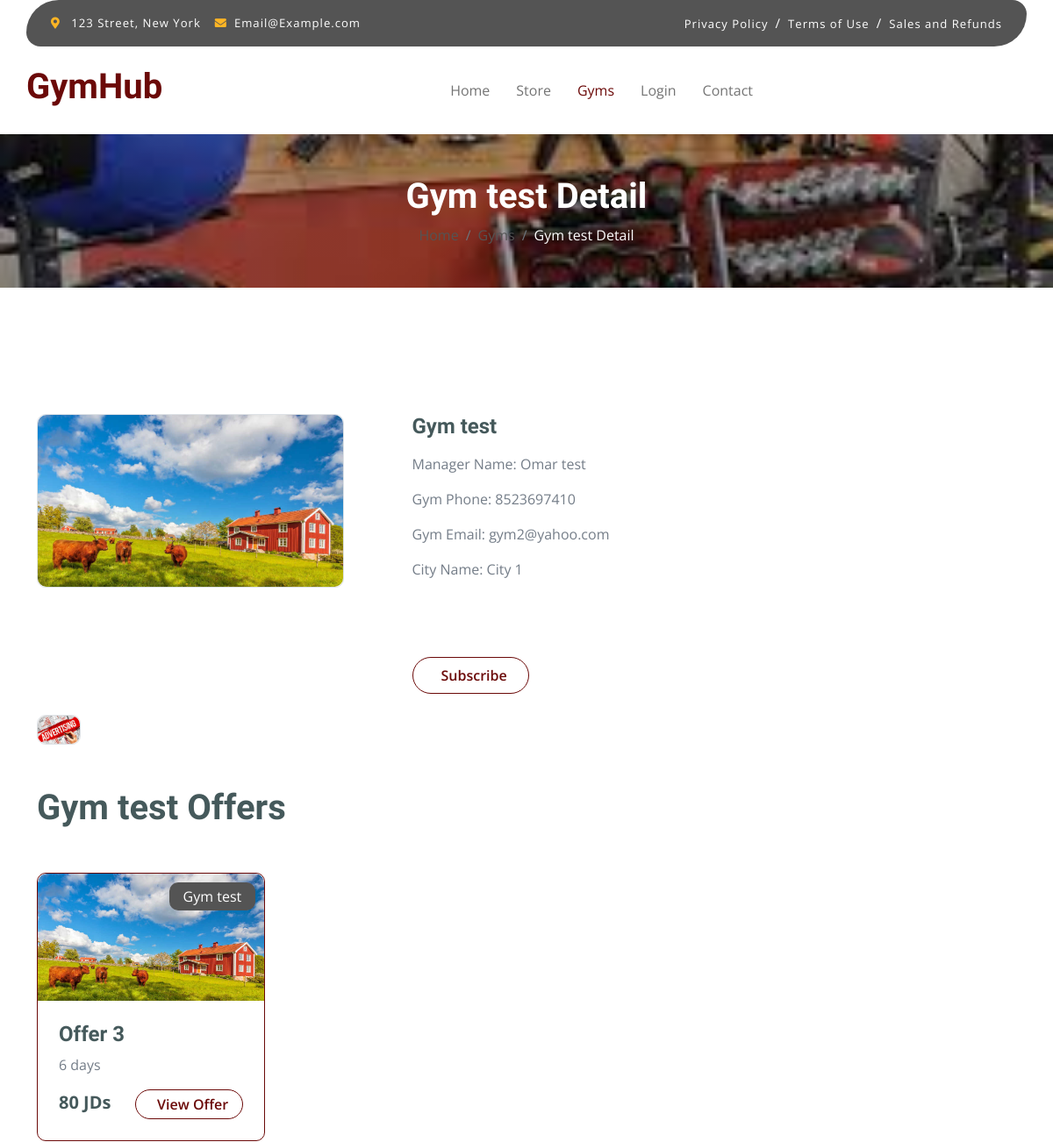
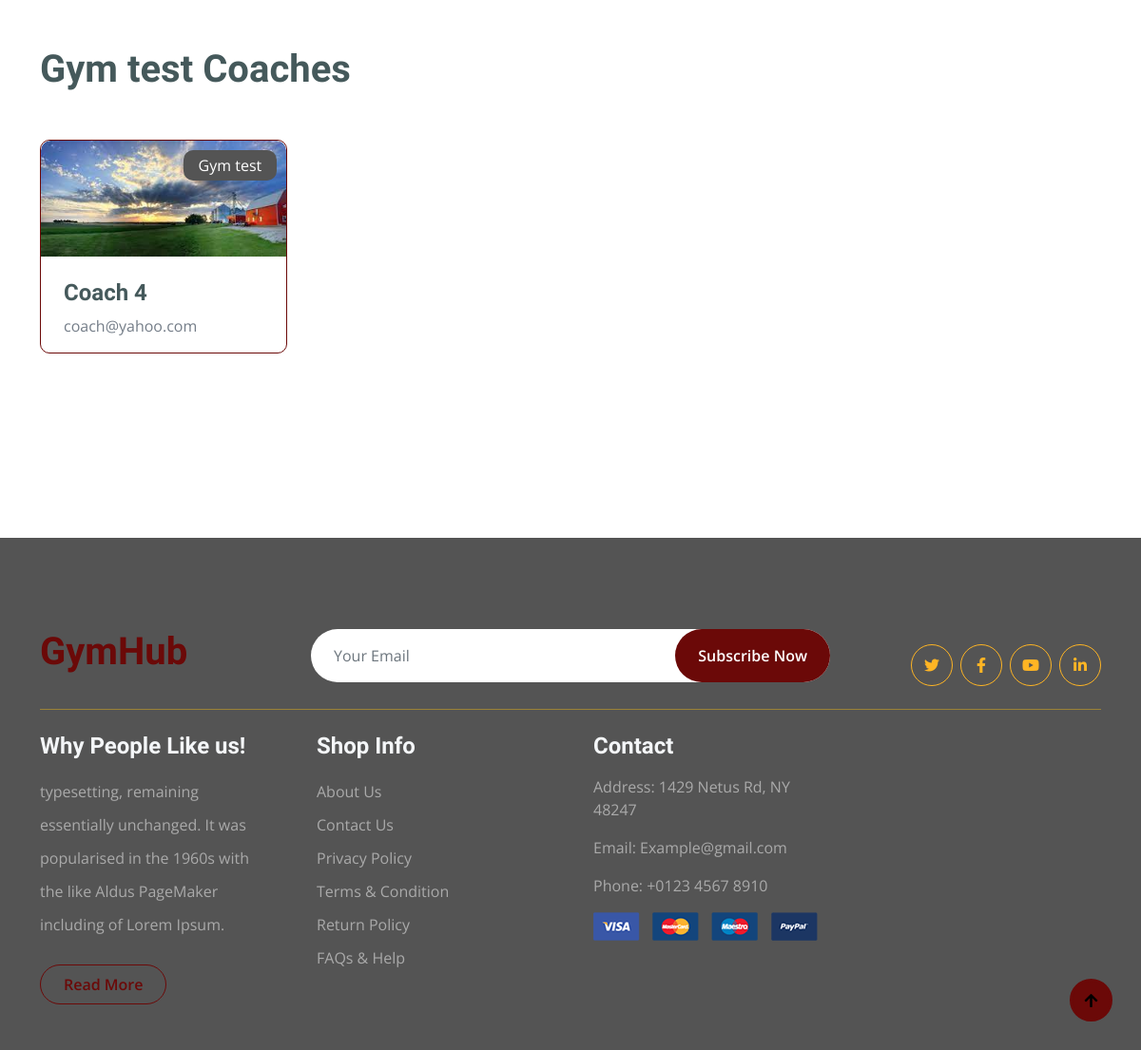
/Site/Gym.php?gym_id=2, run on the app's committed database (2 pictures, top to bottom).
### tables this page shows
CREATE TABLE `gyms` (
  `id` int(11) NOT NULL,
  `manager_id` int(11) NOT NULL,
  `title` varchar(191) NOT NULL,
  `email` varchar(191) NOT NULL,
  `phone` varchar(191) NOT NULL,
  `password` varchar(191) NOT NULL,
  `city` varchar(191) NOT NULL,
  `image` varchar(191) NOT NULL,
  `status` varchar(191) NOT NULL DEFAULT 'PENDING',
  `total_rate` double NOT NULL DEFAULT 0,
  `active` int(11) NOT NULL DEFAULT 1,
  `created_at` datetime NOT NULL DEFAULT current_timestamp()
);

CREATE TABLE `users` (
  `id` int(11) NOT NULL,
  `type` varchar(191) NOT NULL,
  `name` varchar(191) NOT NULL,
  `email` varchar(191) NOT NULL,
  `password` varchar(191) NOT NULL,
  `phone` varchar(191) NOT NULL,
  `location` varchar(191) NOT NULL,
  `gender` varchar(191) NOT NULL,
  `active` tinyint(1) NOT NULL DEFAULT 1,
  `created_at` datetime NOT NULL DEFAULT current_timestamp()
);

CREATE TABLE `gym_images` (
  `id` int(11) NOT NULL,
  `gym_id` int(11) NOT NULL,
  `image` varchar(191) NOT NULL,
  `created_at` datetime NOT NULL DEFAULT current_timestamp()
);

CREATE TABLE `gym_offers` (
  `id` int(11) NOT NULL,
  `gym_id` int(11) NOT NULL,
  `name` varchar(191) NOT NULL,
  `description` text NOT NULL,
  `price` double NOT NULL,
  `duration` varchar(250) NOT NULL,
  `active` int(11) NOT NULL DEFAULT 1,
  `created_at` datetime NOT NULL DEFAULT current_timestamp()
);

CREATE TABLE `gym_coaches` (
  `id` int(11) NOT NULL,
  `gym_id` int(11) NOT NULL,
  `name` varchar(191) NOT NULL,
  `email` varchar(191) NOT NULL,
  `image` varchar(191) NOT NULL,
  `phone` varchar(191) NOT NULL,
  `active` int(11) NOT NULL DEFAULT 1,
  `created_at` datetime NOT NULL DEFAULT current_timestamp()
);

### Site/Gym.php (the view, shortened to what this page needs)
<?php
include "../Connect.php";
$C_ID = $_SESSION['U_Log'];
$gym_id = $_GET['gym_id'];
$sql2 = mysqli_query($con, "select * from gyms where id='$gym_id'");
$row2 = mysqli_fetch_array($sql2);
$gym_id = $row2['id'];
$manager_id = $row2['manager_id'];
$gym_image = $row2['image'];
$gym_name = $row2['title'];
$gym_email = $row2['email'];
$gym_phone = $row2['phone'];
$gym_city = $row2['city'];
$sql3 = mysqli_query($con, "SELECT * from users WHERE id = '$manager_id'");
$row3 = mysqli_fetch_array($sql3);
$manager_name = $row3['name'];
?>
<!DOCTYPE html>
<html lang="en">
    <head>
        <link rel="stylesheet" href="https://use.fontawesome.com/releases/v5.15.4/css/all.css"/>
        <link href="https://cdn.jsdelivr.net/npm/bootstrap-icons@1.4.1/font/bootstrap-icons.css" rel="stylesheet">
        <link href="lib/lightbox/css/lightbox.min.css" rel="stylesheet">
        <link href="lib/owlcarousel/assets/owl.carousel.min.css" rel="stylesheet">
        <link href="css/bootstrap.min.css" rel="stylesheet">
        <link href="css/style.css" rel="stylesheet">
    </head>
    <body>
        <div class="container-fluid fixed-top">
            <div class="container topbar bg-primary d-none d-lg-block">
                <div class="d-flex justify-content-between">
                    <div class="top-info ps-2">
                        <small class="me-3"><i class="fas fa-map-marker-alt me-2 text-secondary"></i> <a href="#" class="text-white">123 Street, New York</a></small>
                        <small class="me-3"><i class="fas fa-envelope me-2 text-secondary"></i><a href="#" class="text-white">Email@Example.com</a></small>
                    </div>
                    <div class="top-link pe-2">
                        <a href="#" class="text-white"><small class="text-white mx-2">Privacy Policy</small>/</a>
                        <a href="#" class="text-white"><small class="text-white mx-2">Terms of Use</small>/</a>
                        <a href="#" class="text-white"><small class="text-white ms-2">Sales and Refunds</small></a>
                    </div>
                </div>
            </div>
            <div class="container px-0">
                <nav class="navbar navbar-light bg-white navbar-expand-xl">
                    <a href="index.php" class="navbar-brand"><h1 class="text-primary display-6">GymHub</h1></a>
                    <div class="collapse navbar-collapse bg-white" id="navbarCollapse">
                        <div class="navbar-nav mx-auto">
                            <a href="index.php" class="nav-item nav-link ">Home</a>
                            <a href="Store.php" class="nav-item nav-link ">Store</a>
                            <a href="Gyms.php" class="nav-item nav-link active">Gyms</a>
                            <?php if ($C_ID) {?>
                                <div class="nav-item dropdown">
                                <a href="#" class="nav-link dropdown-toggle" data-bs-toggle="dropdown"><?php echo $name ?></a>
                                <div class="dropdown-menu m-0 bg-secondary rounded-0">
                                    <a href="Account.php" class="dropdown-item">Account</a>
                                    <a href="Cart.php" class="dropdown-item">Cart</a>
                                    <a href="Orders.php" class="dropdown-item">Orders</a>
                                    <a href="Subscriptions.php" class="dropdown-item">Subsciptions</a>
                                    <a href="Logout.php" class="dropdown-item">Logout</a>
                                </div>
                            </div>
                            <?php } else {?>
                            <a href="../Client_Login.php" class="nav-item nav-link">Login</a>
                            <?php }?>
                            <a href="contact.php" class="nav-item nav-link">Contact</a>
                        </div>
                    </div>
                </nav>
            </div>
        </div>
        <div class="container-fluid page-header py-5">
            <h1 class="text-center text-white display-6"><?php echo $gym_name ?> Detail</h1>
            <ol class="breadcrumb justify-content-center mb-0">
                <li class="breadcrumb-item"><a href="./index.php">Home</a></li>
                <li class="breadcrumb-item"><a href="./Gyms.php">Gyms</a></li>
                <li class="breadcrumb-item active text-white"><?php echo $gym_name ?> Detail</li>
            </ol>
        </div>
        <div class="container-fluid py-5 mt-5">
            <div class="container py-5">
                <div class="row g-4 mb-5">
                    <div class="col-lg-8 col-xl-9">
                        <div class="row g-4">
                            <div class="col-lg-6">
                                <div class="border rounded" style="width: 350px;">
                                    <a href="#">
                                        <img src="../Gym_Dashboard/<?php echo $gym_image ?>" class="img-fluid rounded gym-image" alt="Image">
                                    </a>
                                </div>
                            </div>
                            <div class="col-lg-6">
                                <h4 class="fw-bold mb-3"><?php echo $gym_name ?></h4>
                                <p class="mb-3">Manager Name: <?php echo $manager_name ?></p>
                                <p class="mb-3">Gym Phone: <?php echo $gym_phone ?></p>
                                <p class="mb-3">Gym Email: <?php echo $gym_email ?></p>
                                <p class="mb-3">City Name: <?php echo $gym_city ?></p>
                                <a href="./Gym_Subscription.php?gym_id=<?php echo $gym_id ?>" id="buy_item-<?php echo $item_id ?>" class="btn border border-secondary rounded-pill px-4 py-2 mb-4 text-primary"><i class=" me-2 text-primary"></i> Subscribe</a>
                            </div>
                        </div>
                        <div class="row g-4">
                            <div class="col-lg-6">
                            <?php
$images = mysqli_query($con, "SELECT * from gym_images WHERE gym_id = '$gym_id'");
while ($imgloopRow = mysqli_fetch_array($images)) {
    $gym_image_loop = $imgloopRow['image'];
    ?>
                                <div class="border rounded" style="width: 50px;">
                                    <a href="#">
                                        <img src="../Gym_Dashboard/<?php echo $gym_image_loop ?>" class="img-fluid rounded gym-image" alt="Image">
                                    </a>
                                </div>
<?php }?>
                            </div>
                        </div>
                    </div>
                </div>
                <h1 class="fw-bold mb-0"><?php echo $gym_name ?> Offers</h1>
                <div class="vesitable">
                    <div class="owl-carousel vegetable-carousel justify-content-center">
                    <?php
$sql1 = mysqli_query($con, "SELECT * from gym_offers WHERE gym_id = '$gym_id' AND active = 1 ORDER BY id DESC");
while ($row1 = mysqli_fetch_array($sql1)) {
    $offer_id = $row1['id'];
    $offer_name = $row1['name'];
    $offer_price = $row1['price'];
    $offer_duration = $row1['duration'];
    $gym_id = $row1['gym_id'];
    $sql2 = mysqli_query($con, "SELECT * from gyms WHERE id = '$gym_id' ORDER BY id DESC");
    $row2 = mysqli_fetch_array($sql2);
    $gym_Offer_name = $row2['title'];
    $gym_offer_image = $row2['image'];
    ?>
                        <div class="border border-primary rounded position-relative vesitable-item">
                        <div class="vesitable-img">
                                <img src="../Gym_Dashboard/<?php echo $gym_offer_image ?>" class="img-fluid w-100 rounded-top" alt="">
                            </div>
                            <div class="text-white bg-primary px-3 py-1 rounded position-absolute" style="top: 10px; right: 10px;"><?php echo $gym_Offer_name ?></div>
                            <div class="p-4 pb-0 rounded-bottom">
                                <h4><?php echo $offer_name ?></h4>
                                <p><?php echo $offer_duration ?></p>
                                <div class="d-flex justify-content-between flex-lg-wrap">
                                    <p class="text-dark fs-5 fw-bold"><?php echo $offer_price ?> JDs</p>
                                    <a href="./Offer.php?offer_id=<?php echo $offer_id ?>" class="btn border border-secondary rounded-pill px-3 py-1 mb-4 text-primary"><i class=" me-2 text-primary"></i> View Offer</a>
                                </div>
                            </div>
                        </div>
                        <?php
}?>
                    </div>
                </div>
                <h1 class="fw-bold mb-0"><?php echo $gym_name ?> Coaches</h1>
                <div class="vesitable">
                    <div class="owl-carousel vegetable-carousel justify-content-center">
                    <?php
$coaches = mysqli_query($con, "SELECT * from gym_coaches WHERE gym_id = '$gym_id' AND active = 1 ORDER BY id DESC");
while ($coachesRow1 = mysqli_fetch_array($coaches)) {
    $coach_name = $coachesRow1['name'];
    $coach_image = $coachesRow1['image'];
    $coach_email = $coachesRow1['email'];
    ?>
                        <div class="border border-primary rounded position-relative vesitable-item">
                        <div class="vesitable-img">
                                <img src="../Gym_Dashboard/<?php echo $coach_image ?>" class="img-fluid w-100 rounded-top" alt="">
                            </div>
                            <div class="text-white bg-primary px-3 py-1 rounded position-absolute" style="top: 10px; right: 10px;"><?php echo $gym_Offer_name ?></div>
                            <div class="p-4 pb-0 rounded-bottom">
                                <h4><?php echo $coach_name ?></h4>
                                <p><?php echo $coach_email ?></p>
                            </div>
                        </div>
                        <?php
}?>
                    </div>
                </div>
            </div>
        </div>
            <?php include './Footer.php';?>
        <a href="#" class="btn btn-primary border-3 border-primary rounded-circle back-to-top"><i class="fa fa-arrow-up"></i></a>
    </body>
</html>

### Site/css/style.css (style rules this page uses)
.back-to-top { position: fixed; right: 30px; bottom: 30px; display: flex; width: 45px; height: 45px; align-items: center; justify-content: center; transition: 0.5s; z-index: 99; }
.btn { font-weight: 600; transition: .5s; }
.btn.border-secondary { transition: 0.5s; }
.fixed-top { transition: 0.5s; background: var(--bs-white); border: 0; }
.topbar { padding: 20px; border-radius: 230px 100px; }
.topbar .top-info { font-size: 15px; line-height: 0; letter-spacing: 1px; display: flex; align-items: center; }
.topbar .top-link { font-size: 15px; line-height: 0; letter-spacing: 1px; display: flex; align-items: center; }
.topbar .top-link a { letter-spacing: 1px; }
.navbar .navbar-nav .nav-link { padding: 10px 15px; font-size: 16px; transition: .5s; }
.navbar { height: 100px; border-bottom: 1px solid rgba(255, 255, 255, .1); }
.navbar .navbar-nav .nav-link:hover, .navbar .navbar-nav .nav-link.active, .fixed-top.bg-white .navbar .navbar-nav .nav-link:hover, .fixed-top.bg-white .navbar .navbar-nav .nav-link.active { color: #6B0908; }
.gym-image { width: 100% !important; }
.page-header { position: relative; background: linear-gradient(rgba(0, 0, 0, 0.3), rgba(0, 0, 0, 0.3)), url(../img/cart-page-header-img.jpg); background-position: center center; background-repeat: no-repeat; background-size: cover; }
@media (min-width: 992px) { .hero-header, .page-header { margin-top: 152px !important; } }
.vesitable .vesitable-item { height: 100%; transition: 0.5s; }
.vesitable .vesitable-item .vesitable-img { overflow: hidden; transition: 0.5s; border-radius: 10px 10px 0 0; }
.vesitable .vesitable-item .vesitable-img img { transition: 0.5s; }

### data on the page
gyms: title "Gym test", image (picture), phone "8523697410", email "gym2@yahoo.com", city "City 1"
users: name "Omar test"
gym_images: image (picture)
gym_offers: gym.image (picture), gym.title "Gym test", name "Offer 3", duration "6 days", price "80"
gym_coaches: image (picture), gym.title "Gym test", name "Coach 4", email "coach@yahoo.com"
